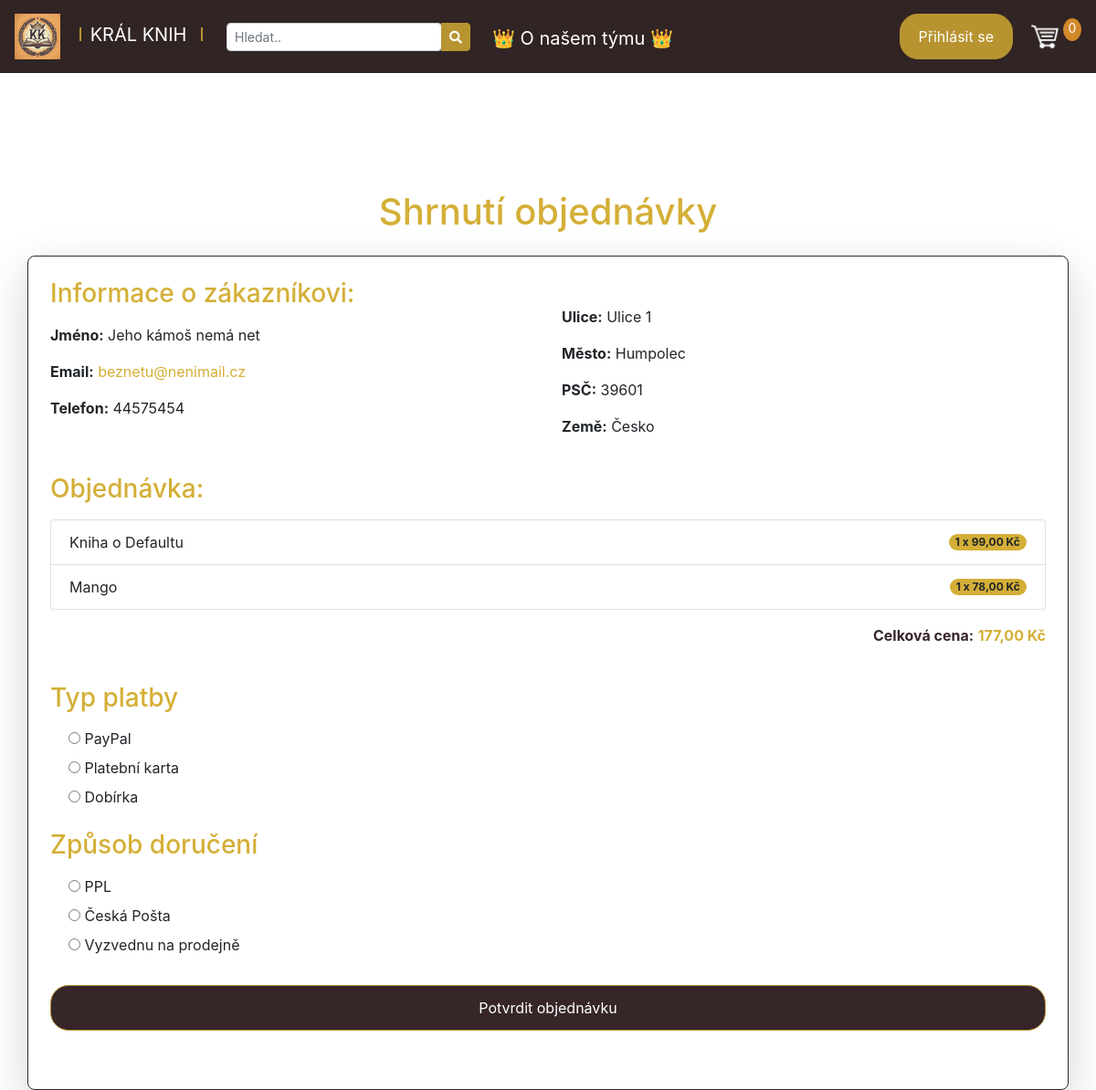
Screenshot of /order-summary/25/ with the database file from the repository.
### core/models.py (models this page shows, shortened)
class Customer(models.Model):
    first_name = CharField(max_length=15, default=None)
    last_name = CharField(max_length=25, default=None)
    email = EmailField(unique=True, default=None)
    phone = CharField(max_length=15, null=True)
    birth_date = DateField(null=True)
    class Meta:
        ordering = ['last_name', 'first_name']

class Address(models.Model):
    street = CharField(max_length=50)
    city = CharField(max_length=20)
    zip_code = CharField(max_length=10)
    country = CharField(max_length=15)
    customer = ForeignKey(Customer, on_delete=models.CASCADE, default=None)
    class Meta:
        verbose_name_plural = "addresses"
        ordering = ['city', 'zip_code', 'country']

class OrderItem(models.Model):
    order = ForeignKey(Order, on_delete=models.PROTECT)
    book = ForeignKey(Book, on_delete=models.PROTECT)
    quantity = PositiveSmallIntegerField()
    unit_price = DecimalField(max_digits=6, decimal_places=2)

class Book(models.Model):
    title = CharField(max_length=50)
    slug = models.SlugField()
    description = TextField(max_length=500, null=True, blank=True)
    unit_price = DecimalField(
        max_digits=6,
        decimal_places=2,
        validators=[MinValueValidator(1)])
    inventory = IntegerField(
        default=0,
        validators=[MinValueValidator(1)])
    category = ForeignKey(Category, on_delete=models.PROTECT)
    authors = ManyToManyField(Author)
    thumbnail = ImageField(upload_to='images/', default='images/KK_logo.jpeg')
    last_updated = DateTimeField(auto_now=True)
    class Meta:
        ordering = ['title']

class Order(models.Model):
    PAYMENT_STATUS_COMPLETE = 'C'
    PAYMENT_STATUS_PENDING = 'P'
    PAYMENT_STATUS_FAILED = 'F'
    PAYMENT_STATUS_CHOICES = [
        (PAYMENT_STATUS_COMPLETE, 'Zaplaceno'),
        (PAYMENT_STATUS_PENDING, 'Čeká na zaplacení'),
        (PAYMENT_STATUS_FAILED, 'Platba selhala'),
    ]
    placed_at = DateTimeField(auto_now_add=True)
    payment_status = CharField(max_length=1, choices=PAYMENT_STATUS_CHOICES)
    customer = ForeignKey(Customer, on_delete=models.PROTECT)
    total_cost = DecimalField(max_digits=10, decimal_places=2)
    user = models.ForeignKey(User, on_delete=models.SET_NULL, null=True, blank=True)
    class Meta:
        ordering = ['placed_at']

### core/views.py (the view)
# urls.py: path('order-summary/<int:order_id>/', views.order_summary, name='order_summary'),
def order_summary(request, order_id):
    order = get_object_or_404(Order, id=order_id)
    customer = order.customer
    items = order.orderitem_set.all()
    address = Address.objects.filter(customer=customer).last()
    if request.method == 'POST':
        payment_form = PaymentForm(request.POST)
        delivery_form = DeliveryForm(request.POST)
        if payment_form.is_valid() and delivery_form.is_valid():
            return redirect('core:order_success')
    else:
        payment_form = PaymentForm()
        delivery_form = DeliveryForm()
    context = {
        'order': order,
        'customer': customer,
        'address': address,
        'items': items,
        'payment_form': payment_form,
        'delivery_form': delivery_form,
    }
    return render(request, 'order_summary.html', context)

### core/forms.py
class PaymentForm(forms.Form):
    PAYMENT_METHOD_CHOICES = [
        ('paypal', 'PayPal'),
        ('bank_card', 'Platební karta'),
        ('arrival', 'Dobírka'),
    ]
    payment_method = forms.ChoiceField(choices=PAYMENT_METHOD_CHOICES, widget=forms.RadioSelect)

class DeliveryForm(forms.Form):
    DELIVERY_METHOD_CHOICES = [
        ('ppl', 'PPL'),
        ('ceska_posta', 'Česká Pošta'),
        ('pickup', 'Vyzvednu na prodejně'),
    ]
    delivery_method = forms.ChoiceField(choices=DELIVERY_METHOD_CHOICES, widget=forms.RadioSelect)

### core/templates/order_summary.html (shortened to what this page needs)
{% extends 'base.html' %}
{% load static %}
{% block content %}
<div class="container mt-5">
    <h1 class="text-center mb-4 text-gold">Shrnutí objednávky</h1>
    <div class="order-details card p-4 shadow-lg border-brown">
        <div class="row mb-4">
            <div class="col-md-6">
                <h3 class="mb-3 text-gold">Informace o zákazníkovi:</h3>
                <p><strong>Jméno:</strong> {{ customer.first_name }} {{ customer.last_name }}</p>
                <p><strong>Email:</strong> <a href="mailto:{{ customer.email }}" class="text-gold">{{ customer.email }}</a></p>
                <p><strong>Telefon:</strong> {{ customer.phone }}</p>
            </div>
            <div class="col-md-6" style="margin-top: 30px;">
                <p><strong>Ulice:</strong> {{ address.street }}</p>
                <p><strong>Město:</strong> {{ address.city }}</p>
                <p><strong>PSČ:</strong> {{ address.zip_code }}</p>
                <p><strong>Země:</strong> {{ address.country }}</p>
            </div>
        </div>
        <div class="order-info mb-4">
            <h3 class="mb-3 text-gold">Objednávka:</h3>
            <ul class="list-group">
                {% for item in items %}
                <li class="list-group-item d-flex justify-content-between align-items-center">
                    <span>{{ item.book.title }}</span>
                    <span class="badge badge-pill bg-gold">{{ item.quantity }} x {{ item.unit_price }} Kč</span>
                </li>
                {% endfor %}
            </ul>
            <p class="mt-3 text-right text-brown"><strong>Celková cena:</strong> <span class="text-gold"><strong>{{ order.total_cost }} Kč</strong></span></p>
        </div>
        <div class="payment-info mb-4">
            <h3 class="mb-3 text-gold">Typ platby</h3>
            <form method="post">
                <div class="form-group">
                    {% for field in payment_form %}
                        <div class="form-check">
                            {{ field }}
                        </div>
                    {% endfor %}
                </div>
                <div class="delivery-info mb-4">
                    <h3 class="mb-3 text-gold">Způsob doručení</h3>
                    <div class="form-group">
                        {% for field in delivery_form %}
                            <div class="form-check">
                                {{ field }}
                            </div>
                        {% endfor %}
                    </div>
                </div>
                <button type="submit" class="btn btn-block btn-brown">Potvrdit objednávku</button>
            </form>
        </div>
    </div>
</div>
{% endblock %}

### static/css/base.css (style rules this page uses)
body { background-color: hsl(0, 0%, 100%); }
h1,h2,h3,h4,h5,h6 { color:#362628; }
.btn { background-color: #b89431; border-color: #b89431; color: #fff; border-radius: 20px; padding: 12px 20px; text-decoration: none; display: inline-block; text-align: center; cursor: pointer; transition: background-color 0.3s, color 0.3s; }
.container { max-width: 1200px; margin: auto; padding-top: 80px; }
.text-gold { color: #d4af37; }
.text-brown { color: #362628; }
.border-brown { border-color: #362628; }
.bg-gold { background-color: #d4af37; }
.btn-brown { background-color: #362628; color: #fff; }
.card { border-radius: 0.5rem; }

### rows the page displays
Customer: first_name "Jeho kámoš", last_name "nemá net", email "beznetu@nenimail.cz", phone "44575454"
Address: street "Ulice 1", city "Humpolec", zip_code "39601", country "Česko"
OrderItem: book "Kniha o Defaultu", quantity "1", unit_price "99,00"
OrderItem: book "Mango", quantity "1", unit_price "78,00"
Order: total_cost "177,00"
